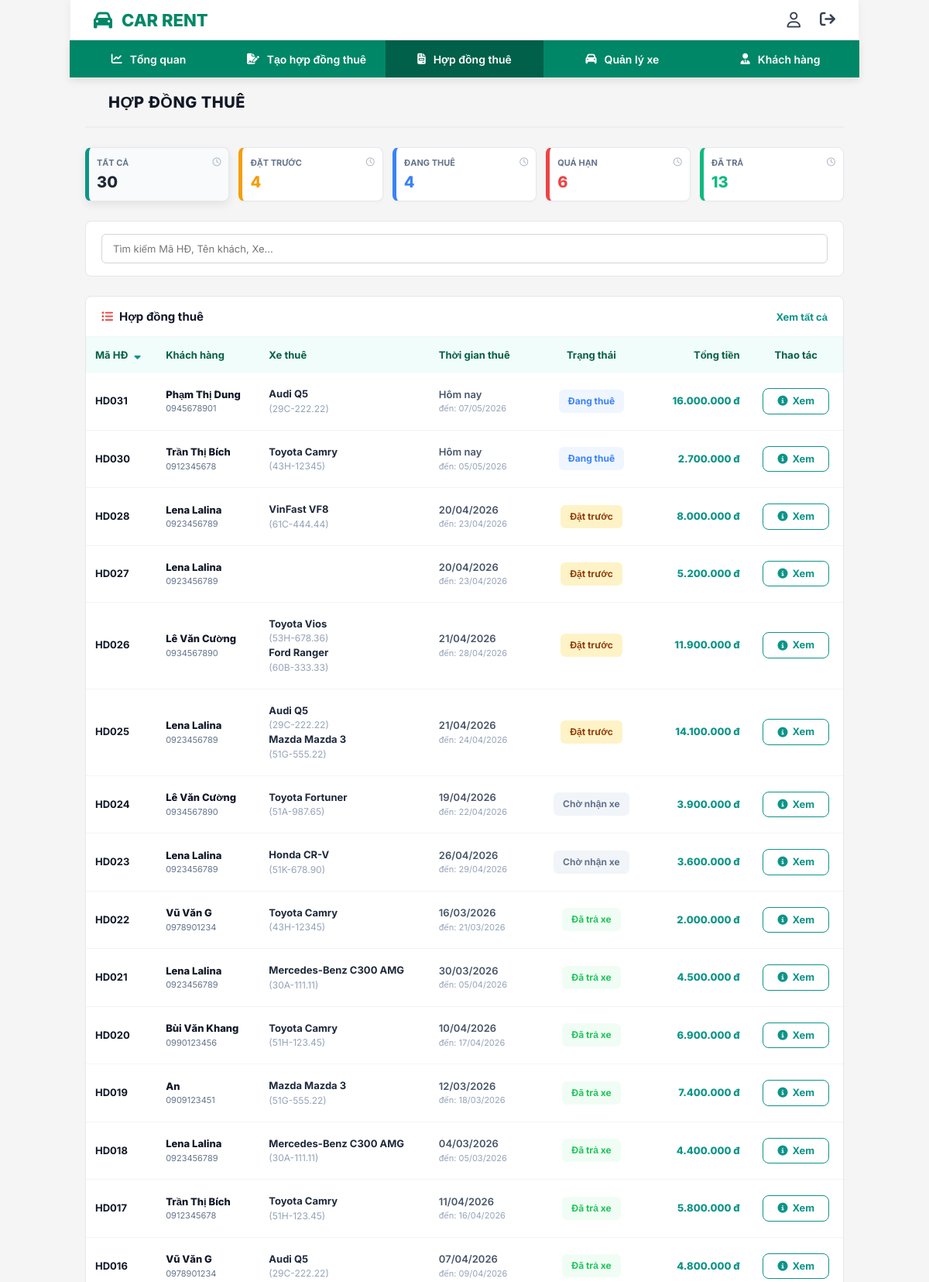
/hop-dong/ (signed in, upper part), run on the app's committed database.
### rentals/models.py (models this page shows, shortened)
class HopDong(models.Model):
    ma_hd = models.CharField(max_length=10, primary_key=True, verbose_name="Mã hợp đồng")
    khach_hang = models.ForeignKey(KhachHang, on_delete=models.RESTRICT, verbose_name="Khách hàng")
    ngay_lap = models.DateTimeField(default=timezone.now, verbose_name="Ngày lập hợp đồng")
    ngay_bat_dau = models.DateField(verbose_name="Ngày bắt đầu")
    ngay_ket_thuc_du_kien = models.DateField(verbose_name="Ngày kết thúc dự kiến")
    ngay_ket_thuc_thuc_te = models.DateField(null=True, blank=True, verbose_name="Ngày kết thúc thực tế")
    tong_tien_thue = models.DecimalField(max_digits=18, decimal_places=0, default=0, verbose_name="Tổng tiền thuê")
    tien_coc = models.DecimalField(max_digits=18, decimal_places=0, default=0, verbose_name="Tiền cọc")
    tien_tra_truoc = models.DecimalField(max_digits=18, decimal_places=0, default=0, verbose_name="Tiền trả trước")
    trang_thai = models.CharField(max_length=50, default="Chờ nhận xe", verbose_name="Trạng thái")
    class Meta:
        db_table = 'HOPDONGTHUE'
        verbose_name = "Hợp đồng thuê"

class ChiTietHopDong(models.Model):
    hop_dong = models.ForeignKey(HopDong, on_delete=models.CASCADE, verbose_name="Hợp đồng")
    xe = models.ForeignKey(Xe, on_delete=models.RESTRICT, verbose_name="Xe")
    class Meta:
        db_table = 'HOPDONGTHUE_CHITIET'
        unique_together = ('hop_dong', 'xe')
        verbose_name = "Chi tiết hợp đồng"

### customers/models.py (models this page shows, shortened)
class KhachHang(models.Model):
    ma_kh = models.CharField(max_length=10, primary_key=True, verbose_name="Mã khách hàng")
    ho_ten = models.CharField(max_length=100, verbose_name="Họ và tên")
    so_dien_thoai = models.CharField(max_length=15, verbose_name="Số điện thoại")
    cccd = models.CharField(max_length=20, unique=True, verbose_name="CCCD/CMND")
    class Meta:
        db_table = 'KHACHHANG'
        verbose_name = "Khách hàng"
        verbose_name_plural = "Danh sách khách hàng"

### cars/models.py (models this page shows, shortened)
class Xe(models.Model):
    bien_so = models.CharField(max_length=20, primary_key=True, verbose_name="Biển số xe")
    loai_xe = models.ForeignKey(LoaiXe, on_delete=models.RESTRICT, verbose_name="Loại xe")
    mau_sac = models.ForeignKey(MauSac, on_delete=models.RESTRICT, verbose_name="Màu sơn")
    kieu_xe = models.ForeignKey(KieuXe, on_delete=models.RESTRICT, verbose_name="Kiểu xe", null=True)
    nam_san_xuat = models.IntegerField(verbose_name="Năm sản xuất", default=2022)
    gia_thue_ngay = models.IntegerField(verbose_name="Giá thuê ngày")
    trang_thai = models.CharField(max_length=50, default="Sẵn sàng", verbose_name="Trạng thái hoạt động")
    class Meta:
        db_table = 'XE'

class LoaiXe(models.Model):
    ma_loai = models.CharField(max_length=10, primary_key=True, verbose_name="Mã loại xe")
    ten_loai = models.CharField(max_length=100, unique=True, verbose_name="Tên loại xe")
    hang_xe = models.ForeignKey(HangXe, on_delete=models.RESTRICT, verbose_name="Hãng xe")
    kieu_xe = models.ForeignKey(KieuXe, on_delete=models.RESTRICT, verbose_name="Kiểu xe", null=True, blank=True)
    so_cho_ngoi = models.IntegerField(verbose_name="Số chỗ ngồi")
    class Meta:
        db_table = 'LOAIXE'
        verbose_name = "Loại xe"

class HangXe(models.Model):
    ma_hang = models.CharField(max_length=10, primary_key=True, verbose_name="Mã hãng xe")
    ten_hang = models.CharField(max_length=100, unique=True, verbose_name="Tên hãng xe")
    quoc_gia = models.ForeignKey(QuocGia, on_delete=models.RESTRICT, verbose_name="Quốc gia")
    class Meta:
        db_table = 'HANGXE'

### rentals/views.py (the view)
# urls.py: path('', views.rental_list, name='list'),
@login_required(login_url='/login/')
def rental_list(request):
    query = request.GET.get('q', '').strip()
    status = request.GET.get('status', '').strip()
    contracts = HopDong.objects.all().select_related('khach_hang').order_by('-ma_hd')
    if query:
        contracts = contracts.filter(
            models.Q(ma_hd__icontains=query) |
            models.Q(khach_hang__ho_ten__icontains=query) |
            models.Q(khach_hang__so_dien_thoai__icontains=query)
        )
    if status:
        contracts = contracts.filter(trang_thai=status)
    count_all = HopDong.objects.count()
    count_active = HopDong.objects.filter(trang_thai='Đang thuê').count()
    count_overdue = HopDong.objects.filter(trang_thai='Quá hạn').count()
    count_returned = HopDong.objects.filter(trang_thai='Đã hoàn thành').count()
    count_reservation = HopDong.objects.filter(trang_thai='Đặt trước').count()
    count_cancelled = HopDong.objects.filter(trang_thai='Đã hủy').count()
    today = timezone.now().date()
    for hd in contracts:
        if hd.trang_thai == 'Quá hạn' and hd.ngay_ket_thuc_du_kien:
            actual_diff = today - hd.ngay_ket_thuc_du_kien
            if actual_diff.days <= 0:
                hd.display_status = "Vừa quá hạn"
            else:
                hd.display_status = f"Quá hạn {actual_diff.days} ngày"
            hd.badge_class = "badge-red"
        elif hd.trang_thai == 'Đang thuê':
            if hd.ngay_ket_thuc_du_kien and hd.ngay_ket_thuc_du_kien == today:
                hd.display_status = "Sắp đến hạn"
                hd.badge_class = "badge-orange"
            elif hd.ngay_ket_thuc_du_kien and hd.ngay_ket_thuc_du_kien < today:
                hd.display_status = "Đã quá hạn"
                hd.badge_class = "badge-red"
            else:
                hd.display_status = "Đang thuê"
                hd.badge_class = "badge-blue"
        elif hd.trang_thai == 'Đã hoàn thành':
            hd.display_status = "Đã trả xe"
            hd.badge_class = "badge-green"
        elif hd.trang_thai == 'Đặt trước':
            hd.display_status = "Đặt trước"
            hd.badge_class = "badge-yellow"
        elif hd.trang_thai == 'Đã hủy':
            hd.display_status = "Đã hủy"
            hd.badge_class = "badge-gray"
        else:
            hd.display_status = hd.trang_thai
            hd.badge_class = "badge-gray"
    context = {
        'contracts': contracts,
        'active_page': 'hop-dong',
        'query': query,
        'status': status,
        'counts': {
            'all': count_all,
            'active': count_active,
            'overdue': count_overdue,
            'returned': count_returned,
            'reservation': count_reservation,
            'cancelled': count_cancelled
        },
        'today': today
    }
    return render(request, 'rentals/list.html', context)

### templates/rentals/list.html (shortened to what this page needs)
{% extends 'base.html' %}
{% load static %}
{% block extra_css %}
<link rel="stylesheet" href="{% static 'css/hop_dong_thue.css' %}">
{% endblock %}
{% block content %}
<div id="view-hop-dong" class="view-section active" style="padding: 0 20px;">
    <div class="view-header">
        <div class="view-header-left">
            <h2 class="section-title">Hợp đồng thuê</h2>
        </div>
    </div>
    <div class="summary-cards-row">
        <div class="summary-card-tab tab-teal active" onclick="filterContractList('all', this)">
            <div class="tab-title">TẤT CẢ <i class="fa-regular fa-clock"></i></div>
            <div class="tab-value" id="count-all">{{ counts.all }}</div>
        </div>
        <div class="summary-card-tab tab-yellow" onclick="filterContractList('Đặt trước', this)">
            <div class="tab-title">ĐẶT TRƯỚC <i class="fa-regular fa-clock"></i></div>
            <div class="tab-value" id="count-reservation">{{ counts.reservation }}</div>
        </div>
        <div class="summary-card-tab tab-blue" onclick="filterContractList('Đang thuê', this)">
            <div class="tab-title">ĐANG THUÊ <i class="fa-regular fa-clock"></i></div>
            <div class="tab-value" id="count-active">{{ counts.active }}</div>
        </div>
        <div class="summary-card-tab tab-red" onclick="filterContractList('Quá hạn', this)">
            <div class="tab-title">QUÁ HẠN <i class="fa-regular fa-clock"></i></div>
            <div class="tab-value" id="count-overdue">{{ counts.overdue }}</div>
        </div>
        <div class="summary-card-tab tab-green" onclick="filterContractList('Đã hoàn thành', this)">
            <div class="tab-title">ĐÃ TRẢ <i class="fa-regular fa-clock"></i></div>
            <div class="tab-value" id="count-returned">{{ counts.returned }}</div>
        </div>
    </div>
    <div class="list-filter-bar">
        <input type="text" class="list-search" placeholder="Tìm kiếm Mã HĐ, Tên khách, Xe..." oninput="applyFilters()">
    </div>
    <div class="table-card-full">
        <div class="table-card-header">
            <div class="table-card-title">
                <i class="fa-solid fa-list-ul" style="color: #ef4444;"></i>
                <span id="list-table-title">Hợp đồng thuê</span>
            </div>
            <a class="table-card-link" href="?">Xem tất cả</a>
        </div>
        <div style="overflow-x: auto;">
            <table class="table-container list-table" style="width: 100%; border-collapse: collapse;">
                <thead>
                    <tr>
                        <th style="text-align: left; cursor: pointer; user-select: none;" onclick="toggleSortID()">
                            Mã HĐ <i id="sort-icon-id" class="fa-solid fa-sort-down" style="margin-left: 5px; color: #0d9488;"></i>
                        </th>
                        <th style="text-align: left;">Khách hàng</th>
                        <th style="text-align: left;">Xe thuê</th>
                        <th style="text-align: left;">Thời gian thuê</th>
                        <th style="text-align: center;">Trạng thái</th>
                        <th style="text-align: right;">Tổng tiền</th>
                        <th style="text-align: center;">Thao tác</th>
                    </tr>
                </thead>
                <tbody id="contract-list-body">
                    {% for hd in contracts %}
                    <tr class="contract-row" data-status="{{ hd.trang_thai }}"
                        data-search="{{ hd.ma_hd }} {{ hd.khach_hang.ho_ten }} {% for detail in hd.chitiethopdong_set.all %}{{ detail.xe.loai_xe.hang_xe.ten_hang }} {{ detail.xe.loai_xe.ten_loai }} {{ detail.xe.bien_so }} {% endfor %}">
                        <td class="col-id-bold">{{ hd.ma_hd }}</td>
                        <td class="col-name-bold">
                            {{ hd.khach_hang.ho_ten }}
                            <div style="font-size: 11px; color: #64748b; font-weight: 400;">{{ hd.khach_hang.so_dien_thoai }}</div>
                        </td>
                        <td>
                            {% for detail in hd.chitiethopdong_set.all %}
                            <div style="font-weight: 700; color: #1e293b;">{{ detail.xe.loai_xe.hang_xe.ten_hang }} {{ detail.xe.loai_xe.ten_loai }}</div>
                            <div style="font-size: 12px; color: #94a3b8;">({{ detail.xe.bien_so }})</div>
                            {% endfor %}
                        </td>
                        <td>
                            <div style="font-size: 13px; font-weight: 600; color: #475569;">
                                {% if hd.ngay_bat_dau == today %}Hôm nay{% else %}{{ hd.ngay_bat_dau|date:'d/m/Y' }}{% endif %}
                            </div>
                            <div style="font-size: 11px; color: #94a3b8;">đến: {% if hd.ngay_ket_thuc_du_kien == today %}Hôm nay{% else %}{{ hd.ngay_ket_thuc_du_kien|date:'d/m/Y' }}{% endif %}</div>
                        </td>
                        <td style="text-align: center;">
                            <span class="badge-premium {{ hd.badge_class }}">
                                {{ hd.display_status }}
                            </span>
                        </td>
                        <td style="padding: 12px; text-align: right; font-weight: 800; color: #0d9488;">
                            {% load humanize %}
                            {{ hd.tong_tien_thue|floatformat:0|intcomma }} đ
                        </td>
                        <td style="text-align: center;">
                            <div style="display: flex; gap: 8px; justify-content: center; align-items: center;">
                                <a href="{% url 'rentals:detail' hd.ma_hd %}" class="btn-view-premium" title="Xem chi tiết">
                                    <i class="fa-solid fa-circle-info"></i> Xem
                                </a>
                            </div>
                        </td>
                    </tr>
                    {% endfor %}
                </tbody>
            </table>
        </div>
    </div>
</div>
{% endblock %}

### static/css/common.css (style rules this page uses)
:root { --primary-color: #008767; --primary-hover: #007054; --bg-color: #f5f5f5; --text-dark: #111827; --text-gray: #6b7280; --border-color: #e5e7eb; }
html { scroll-behavior: smooth; scroll-padding-top: 120px; }
* { margin: 0; padding: 0; box-sizing: border-box; font-family: 'Inter', sans-serif; }
body { background-color: var(--bg-color); min-height: 100vh; display: flex; flex-direction: column; }
.view-section { display: block; }
.view-header { display: flex; justify-content: space-between; align-items: center; position: sticky; top: 100px; z-index: 998; background-color: var(--bg-color); height: 65px; margin-top: 0; margin-bottom: 25px; border-bottom: 2px solid rgba(0, 0, 0, 0.03); padding: 0 30px; }
.view-header-left { display: flex; align-items: center; gap: 15px; }
.view-header .section-title { margin-bottom: 0 !important; position: static !important; padding: 0 !important; margin-top: 0 !important; white-space: nowrap; }
h2.section-title { font-size: 20px; margin-bottom: 0; text-transform: uppercase; color: var(--text-dark); font-weight: 800; letter-spacing: 0.5px; }
.badge-yellow { background-color: #fdf5e6; color: #d97706; padding: 6px 12px; border-radius: 6px; font-size: 12px; font-weight: 600; display: inline-block; }
.badge-green { background-color: #d1fae5; color: #059669; padding: 6px 12px; border-radius: 6px; font-size: 12px; font-weight: 600; display: inline-block; }
.table-container { width: 100%; border-collapse: collapse; text-align: left; }
.table-container th { background-color: #eaf5f2; color: var(--primary-color); font-weight: 700; font-size: 13px; padding: 14px 20px; }
.table-container td { padding: 16px 20px; font-size: 13px; color: var(--text-dark); border-bottom: 1px solid #f3f4f6; vertical-align: middle; line-height: 1.5; }

### static/css/hop_dong_thue.css (style rules this page uses)
.summary-cards-row { display: flex; gap: 10px; margin-bottom: 25px; width: 100%; }
.summary-card-tab { flex: 1; background: #ffffff; border-radius: 8px; padding: 10px 12px; position: relative; cursor: pointer; border: 1px solid #e5e7eb; border-left: 5px solid #e5e7eb; box-shadow: 0 2px 4px rgba(0, 0, 0, 0.02); transition: all 0.2s; min-width: 0; }
.summary-card-tab.active { box-shadow: 0 4px 12px rgba(0, 0, 0, 0.08); background-color: #f8fafc; }
.tab-teal { border-left-color: #0d9488; }
.tab-blue { border-left-color: #3b82f6; }
.tab-red { border-left-color: #ef4444; }
.tab-green { border-left-color: #10b981; }
.tab-yellow { border-left-color: #f59e0b; }
.tab-title { font-size: 11px; font-weight: 700; color: #6b7280; text-transform: uppercase; margin-bottom: 8px; display: flex; justify-content: space-between; }
.tab-title i { opacity: 0.5; }
.tab-value { font-size: 18px; font-weight: 800; }
.tab-teal .tab-value { color: #1f2937; }
.tab-blue .tab-value { color: #3b82f6; }
.tab-red .tab-value { color: #ef4444; }
.tab-green .tab-value { color: #10b981; }
.tab-yellow .tab-value { color: #f59e0b; }
.list-filter-bar { background: #ffffff; padding: 16px 20px; border-radius: 8px; border: 1px solid #e5e7eb; display: flex; gap: 15px; align-items: center; margin-bottom: 25px; flex-wrap: wrap; }
.list-search { flex: 1; border: 1px solid #d1d5db; padding: 10px 14px; border-radius: 6px; outline: none; font-size: 13px; min-width: 200px; }
.table-card-full { background: #ffffff; border-radius: 8px; border: 1px solid #e5e7eb; overflow: hidden; }
.table-card-header { padding: 16px 20px; display: flex; justify-content: space-between; align-items: center; border-bottom: 1px solid #f3f4f6; }
.table-card-title { font-size: 15px; font-weight: 700; color: #111827; display: flex; align-items: center; gap: 8px; }
.table-card-link { color: #0d9488; font-size: 13px; font-weight: 700; text-decoration: none; cursor: pointer; }
@media (max-width: 1200px) { .summary-cards-row { gap: 6px; } }
@media (max-width: 1200px) { .summary-card-tab { padding: 8px 6px; } }
@media (max-width: 1200px) { .tab-title { font-size: 10px; } }
@media (max-width: 1200px) { .tab-value { font-size: 16px; } }

### data on the page
HopDong: ma_hd "HD031", khach_hang.ho_ten "Phạm Thị Dung", khach_hang.so_dien_thoai "0945678901", ngay_bat_dau "Hôm nay", ngay_ket_thuc_du_kien "07/05/2026", display_status "Đang thuê", tong_tien_thue "16.000.000"
ChiTietHopDong: xe.loai_xe.hang_xe.ten_hang "Audi", xe.loai_xe.ten_loai "Q5", xe.bien_so "29C-222.22"
HopDong: ma_hd "HD030", khach_hang.ho_ten "Trần Thị Bích", khach_hang.so_dien_thoai "0912345678", ngay_bat_dau "Hôm nay", ngay_ket_thuc_du_kien "05/05/2026", display_status "Đang thuê", tong_tien_thue "2.700.000"
ChiTietHopDong: xe.loai_xe.hang_xe.ten_hang "Toyota", xe.loai_xe.ten_loai "Camry", xe.bien_so "43H-12345"
HopDong: ma_hd "HD028", khach_hang.ho_ten "Lena Lalina", khach_hang.so_dien_thoai "0923456789", ngay_bat_dau "20/04/2026", ngay_ket_thuc_du_kien "23/04/2026", display_status "Đặt trước", tong_tien_thue "8.000.000"
ChiTietHopDong: xe.loai_xe.hang_xe.ten_hang "VinFast", xe.loai_xe.ten_loai "VF8", xe.bien_so "61C-444.44"
HopDong: ma_hd "HD027", khach_hang.ho_ten "Lena Lalina", khach_hang.so_dien_thoai "0923456789", ngay_bat_dau "20/04/2026", ngay_ket_thuc_du_kien "23/04/2026", display_status "Đặt trước", tong_tien_thue "5.200.000"
HopDong: ma_hd "HD026", khach_hang.ho_ten "Lê Văn Cường", khach_hang.so_dien_thoai "0934567890", ngay_bat_dau "21/04/2026", ngay_ket_thuc_du_kien "28/04/2026", display_status "Đặt trước", tong_tien_thue "11.900.000"
ChiTietHopDong: xe.loai_xe.hang_xe.ten_hang "Toyota", xe.loai_xe.ten_loai "Vios", xe.bien_so "53H-678.36"
ChiTietHopDong: xe.loai_xe.hang_xe.ten_hang "Ford", xe.loai_xe.ten_loai "Ranger", xe.bien_so "60B-333.33"
HopDong: ma_hd "HD025", khach_hang.ho_ten "Lena Lalina", khach_hang.so_dien_thoai "0923456789", ngay_bat_dau "21/04/2026", ngay_ket_thuc_du_kien "24/04/2026", display_status "Đặt trước", tong_tien_thue "14.100.000"
ChiTietHopDong: xe.loai_xe.hang_xe.ten_hang "Audi", xe.loai_xe.ten_loai "Q5", xe.bien_so "29C-222.22"
ChiTietHopDong: xe.loai_xe.hang_xe.ten_hang "Mazda", xe.loai_xe.ten_loai "Mazda 3", xe.bien_so "51G-555.22"
HopDong: ma_hd "HD024", khach_hang.ho_ten "Lê Văn Cường", khach_hang.so_dien_thoai "0934567890", ngay_bat_dau "19/04/2026", ngay_ket_thuc_du_kien "22/04/2026", display_status "Chờ nhận xe", tong_tien_thue "3.900.000"
ChiTietHopDong: xe.loai_xe.hang_xe.ten_hang "Toyota", xe.loai_xe.ten_loai "Fortuner", xe.bien_so "51A-987.65"
HopDong: ma_hd "HD023", khach_hang.ho_ten "Lena Lalina", khach_hang.so_dien_thoai "0923456789", ngay_bat_dau "26/04/2026", ngay_ket_thuc_du_kien "29/04/2026", display_status "Chờ nhận xe", tong_tien_thue "3.600.000"
ChiTietHopDong: xe.loai_xe.hang_xe.ten_hang "Honda", xe.loai_xe.ten_loai "CR-V", xe.bien_so "51K-678.90"
HopDong: ma_hd "HD022", khach_hang.ho_ten "Vũ Văn G", khach_hang.so_dien_thoai "0978901234", ngay_bat_dau "16/03/2026", ngay_ket_thuc_du_kien "21/03/2026", display_status "Đã trả xe", tong_tien_thue "2.000.000"
ChiTietHopDong: xe.loai_xe.hang_xe.ten_hang "Toyota", xe.loai_xe.ten_loai "Camry", xe.bien_so "43H-12345"
HopDong: ma_hd "HD021", khach_hang.ho_ten "Lena Lalina", khach_hang.so_dien_thoai "0923456789", ngay_bat_dau "30/03/2026", ngay_ket_thuc_du_kien "05/04/2026", display_status "Đã trả xe", tong_tien_thue "4.500.000"
ChiTietHopDong: xe.loai_xe.hang_xe.ten_hang "Mercedes-Benz", xe.loai_xe.ten_loai "C300 AMG", xe.bien_so "30A-111.11"
HopDong: ma_hd "HD020", khach_hang.ho_ten "Bùi Văn Khang", khach_hang.so_dien_thoai "0990123456", ngay_bat_dau "10/04/2026", ngay_ket_thuc_du_kien "17/04/2026", display_status "Đã trả xe", tong_tien_thue "6.900.000"
ChiTietHopDong: xe.loai_xe.hang_xe.ten_hang "Toyota", xe.loai_xe.ten_loai "Camry", xe.bien_so "51H-123.45"
HopDong: ma_hd "HD019", khach_hang.ho_ten "An", khach_hang.so_dien_thoai "0909123451", ngay_bat_dau "12/03/2026", ngay_ket_thuc_du_kien "18/03/2026", display_status "Đã trả xe", tong_tien_thue "7.400.000"
ChiTietHopDong: xe.loai_xe.hang_xe.ten_hang "Mazda", xe.loai_xe.ten_loai "Mazda 3", xe.bien_so "51G-555.22"
HopDong: ma_hd "HD018", khach_hang.ho_ten "Lena Lalina", khach_hang.so_dien_thoai "0923456789", ngay_bat_dau "04/03/2026", ngay_ket_thuc_du_kien "05/03/2026", display_status "Đã trả xe", tong_tien_thue "4.400.000"
ChiTietHopDong: xe.loai_xe.hang_xe.ten_hang "Mercedes-Benz", xe.loai_xe.ten_loai "C300 AMG", xe.bien_so "30A-111.11"
HopDong: ma_hd "HD017", khach_hang.ho_ten "Trần Thị Bích", khach_hang.so_dien_thoai "0912345678", ngay_bat_dau "11/04/2026", ngay_ket_thuc_du_kien "16/04/2026", display_status "Đã trả xe", tong_tien_thue "5.800.000"
ChiTietHopDong: xe.loai_xe.hang_xe.ten_hang "Toyota", xe.loai_xe.ten_loai "Camry", xe.bien_so "51H-123.45"
HopDong: ma_hd "HD016", khach_hang.ho_ten "Vũ Văn G", khach_hang.so_dien_thoai "0978901234", ngay_bat_dau "07/04/2026", ngay_ket_thuc_du_kien "09/04/2026", display_status "Đã trả xe", tong_tien_thue "4.800.000"
ChiTietHopDong: xe.loai_xe.hang_xe.ten_hang "Audi", xe.loai_xe.ten_loai "Q5", xe.bien_so "29C-222.22"

### other printed values
{{ counts.all }} "30"
{{ counts.reservation }} "4"
{{ counts.active }} "4"
{{ counts.overdue }} "6"
{{ counts.returned }} "13"
